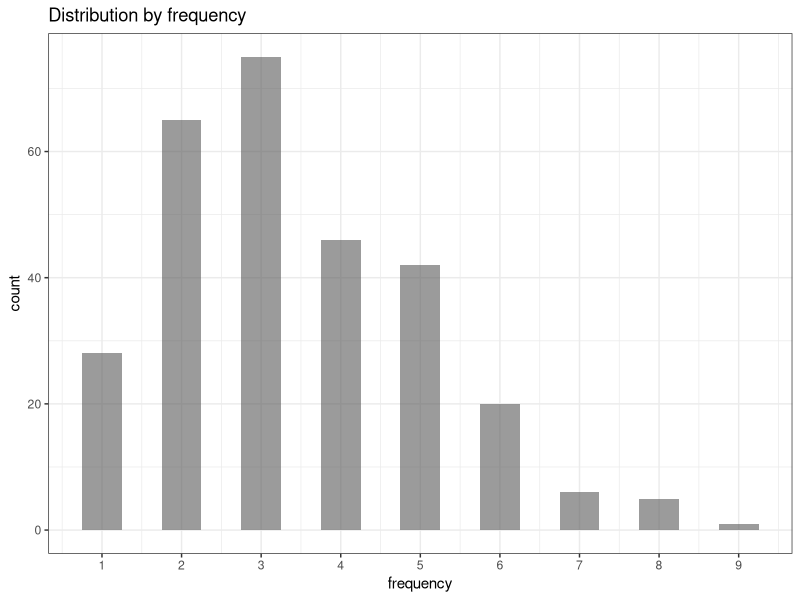
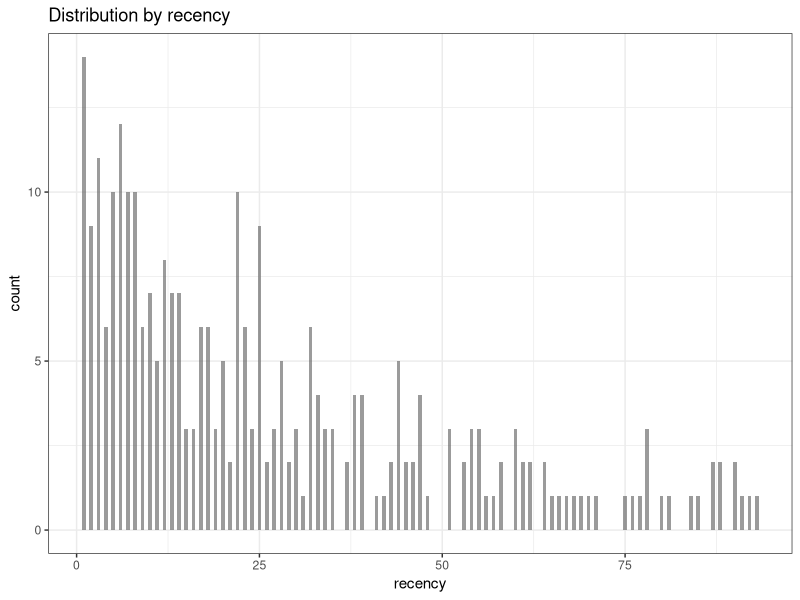

Generate these figures, in order, with R: (Note: this script raises an error after producing the figures.)
## lifetime cycle of a customer ## 

# loading libraries
library(dplyr)
library(reshape2)
library(ggplot2)

# creating data sample
set.seed(10)
data <- data.frame(orderId=sample(c(1:1000), 5000, replace=TRUE),
                   product=sample(c('NULL','a','b','c'), 5000, replace=TRUE,
                                  prob=c(0.15, 0.65, 0.3, 0.15)))
order <- data.frame(orderId=c(1:1000),
                    clientId=sample(c(1:300), 1000, replace=TRUE))
gender <- data.frame(clientId=c(1:300),
                     gender=sample(c('male', 'female'), 300, replace=TRUE, prob=c(0.40, 0.60)))
date <- data.frame(orderId=c(1:1000),
                   orderdate=sample((1:100), 1000, replace=TRUE))
orders <- merge(data, order, by='orderId')
orders <- merge(orders, gender, by='clientId')
orders <- merge(orders, date, by='orderId')
orders <- orders[orders$product!='NULL', ]
orders$orderdate <- as.Date(orders$orderdate, origin="2012-01-01")
rm(data, date, order, gender)

View(orders)

# processing data

############ 補充練習reshpae2用法, dcast, melt ##################

# wide to long ==> melt
names(airquality) = tolower(names(airquality))
head(airquality)
aql = melt(airquality,
           id.vars = c("month","day"),
           variable.name = "climate_variable",
           value.name = "climate_value")
head(aql)
tail(aql)

# long to wide ==> cast

aqw = dcast(aql,month+day ~ climate_variable)
head(aqw)



##################### explore purchasing ##########################

today = as.Date('2012-4-11',format='%Y-%m-%d')

orders = dcast(orders,orderId+clientId+gender+orderdate~product)
orders = 
  orders %>%
  group_by(clientId) %>%
  mutate(frequency=n(),
         recency=as.numeric(today-orderdate)) %>%
  filter(orderdate==max(orderdate)) %>%
  filter(orderId==max(orderId)) %>%
  ungroup()
  

### exploratory ###

p1 = 
  ggplot(orders,aes(x=frequency)) +
  theme_bw() +
  scale_x_continuous(breaks=c(1:10)) +
  geom_histogram(alpha=0.6,binwidth=0.5) +
  ggtitle('Distribution by frequency')

p2=
  ggplot(orders,aes(x=recency)) +
  theme_bw() + 
  geom_histogram(alpha=0.6,binwidth = 0.5)+
  ggtitle("Distribution by recency")

jpeg("freq-recency.jpeg",width = 800,height=600)
multiplot(p1,p2)  
dev.off()

###################### segment of buyers#############################
orders.segm = orders %>%
  mutate(segm.freq=ifelse(between(frequency, 1, 1), '1',
                          ifelse(between(frequency, 2, 2), '2',
                                 ifelse(between(frequency, 3, 3), '3',
                                        ifelse(between(frequency, 4, 4), '4',
                                               ifelse(between(frequency, 5, 5), '5', '>5')))))) %>%
  mutate(segm.rec=ifelse(between(recency, 0, 6), '0-6 days',
                         ifelse(between(recency, 7, 13), '7-13 days',
                                ifelse(between(recency, 14, 19), '14-19 days',
                                       ifelse(between(recency, 20, 45), '20-45 days',
                                              ifelse(between(recency, 46, 80), '46-80 days', '>80 days')))))) %>%
  # creating last cart feature
  mutate(cart=paste(ifelse(a!=0, 'a', ''),
                    ifelse(b!=0, 'b', ''),
                    ifelse(c!=0, 'c', ''), sep='')) %>%
  arrange(clientId)

# defining order of boundaries
orders.segm$segm.freq <- factor(orders.segm$segm.freq, levels=c('>5', '5', '4', '3', '2', '1'))
orders.segm$segm.rec <- factor(orders.segm$segm.rec, levels=c('>80 days', '46-80 days', '20-45 days', '14-19 days', '7-13 days', '0-6 days'))
View(orders.segm)

####################### life cycle grid #################################

lcg = orders.segm %>%
  group_by(segm.rec,segm.freq) %>%
  summarise(quantity = n()) %>%
  mutate(client='client') %>%
  ungroup
View(lcg)
lcg.matrix =
  dcast(lcg, segm.freq ~ segm.rec, value.var='quantity', fun.aggregate=sum)

View(lcg.matrix)


ggplot(lcg, aes(x=client, y=quantity, fill=quantity)) +
  theme_bw() +
  theme(panel.grid = element_blank())+
  geom_bar(stat='identity', alpha=0.6) +
  geom_text(aes(y=max(quantity)/2, label=quantity), size=4) +
  facet_grid(segm.freq ~ segm.rec) +
  ggtitle("LifeCycle Grids")


###################### helper function #############################
###################### mulitplot in gg #############################
# Multiple plot function
#
# ggplot objects can be passed in ..., or to plotlist (as a list of ggplot objects)
# - cols:   Number of columns in layout
# - layout: A matrix specifying the layout. If present, 'cols' is ignored.
#
# If the layout is something like matrix(c(1,2,3,3), nrow=2, byrow=TRUE),
# then plot 1 will go in the upper left, 2 will go in the upper right, and
# 3 will go all the way across the bottom.
#
multiplot <- function(..., plotlist=NULL, file, cols=1, layout=NULL) {
  library(grid)
  
  # Make a list from the ... arguments and plotlist
  plots <- c(list(...), plotlist)
  
  numPlots = length(plots)
  
  # If layout is NULL, then use 'cols' to determine layout
  if (is.null(layout)) {
    # Make the panel
    # ncol: Number of columns of plots
    # nrow: Number of rows needed, calculated from # of cols
    layout <- matrix(seq(1, cols * ceiling(numPlots/cols)),
                     ncol = cols, nrow = ceiling(numPlots/cols))
  }
  
  if (numPlots==1) {
    print(plots[[1]])
    
  } else {
    # Set up the page
    grid.newpage()
    pushViewport(viewport(layout = grid.layout(nrow(layout), ncol(layout))))
    
    # Make each plot, in the correct location
    for (i in 1:numPlots) {
      # Get the i,j matrix positions of the regions that contain this subplot
      matchidx <- as.data.frame(which(layout == i, arr.ind = TRUE))
      
      print(plots[[i]], vp = viewport(layout.pos.row = matchidx$row,
                                      layout.pos.col = matchidx$col))
    }
  }
}



